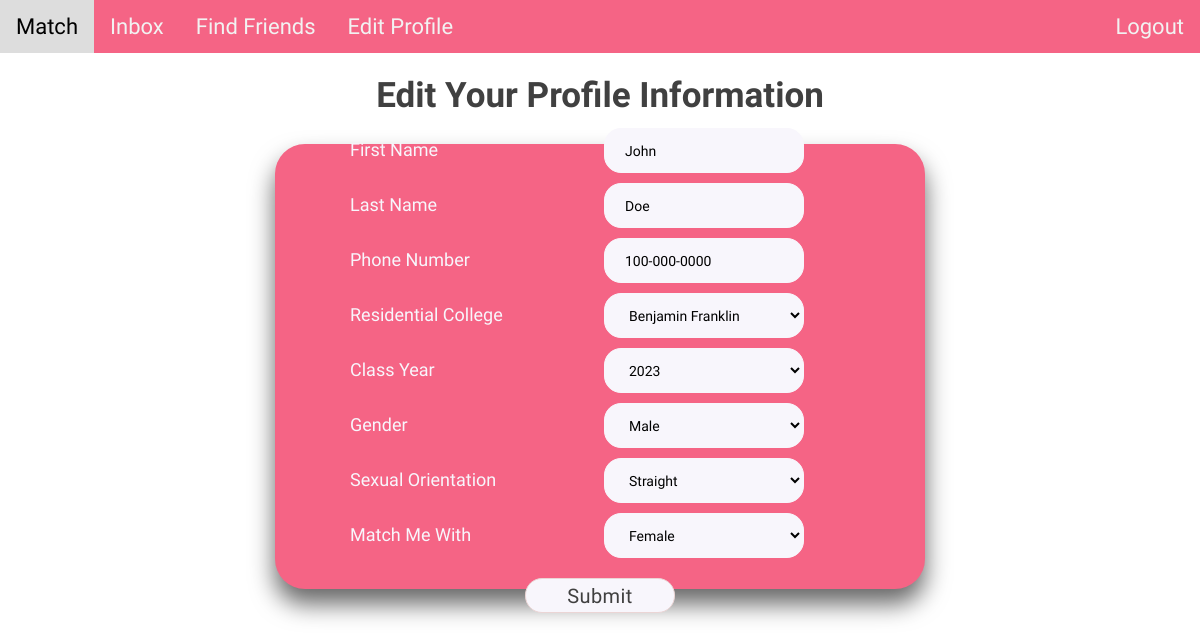
Screenshot of /profile (signed in) with the database file from the repository.
### tables this page shows
CREATE TABLE users (
    id integer primary key autoincrement,
    first_name text not null,
    last_name text not null,
    username text not null,
    password text not null,
    phone_number text,
    college text,
    class_year text,
    gender text,
    orientation text,
    preference text
);

### main.py (the view, shortened to what this page needs)
@app.route('/profile', methods=['POST', 'GET'])
@login_required
def profile():
    confirmation_message = None
    show_header = True
    print("check profile")
    username = session["username"]
    dict_info = retrieve_profile_info(username)
    if dict_info["number"] == None:
        show_header = False
    return render_template('profile.html', username=username,
                           firstname=dict_info["first_name"],
                           lastname=dict_info["last_name"],
                           number=dict_info["number"],
                           college=dict_info["college"],
                           class_year=dict_info["class_year"],
                           gender=dict_info["gender"],
                           orientation=dict_info["orientation"],
                           match_preference=dict_info["match_preference"],
                           show_header=show_header)

### helper.py (called while the page is built)
def login_required(f):
    @wraps(f)
    def decorated_function(*args, **kwargs):
        if session.get("username") is None:
            print(session.get("username"))
            return redirect("/")
        return f(*args, **kwargs)
    return decorated_function

### models.py (called while the page is built)
def retrieve_profile_info(username):
    con = sql.connect("database.db")
    cur = con.cursor()
    query = "SELECT * FROM users WHERE username = ?"
    cur.execute(query, [username])
    info = cur.fetchone()
    first_name = info[1]
    last_name = info[2]
    number = info[5]
    college = info[6]
    class_year = info[7]
    gender = info[8]
    orientation = info[9]
    match_preference = info[10]
    info_dict = {"first_name": first_name, "last_name": last_name, "number": number,
                 "college": college, "class_year": class_year, "gender": gender,
                 "orientation": orientation, "match_preference": match_preference}
    return info_dict

### templates/profile.html (shortened to what this page needs)
<!DOCTYPE html>
<html lang="en">
<head>
    <link href="/static/css/profile.css" rel="stylesheet" type="text/css" media="all">
</head>
<body>
    {% if show_header is true %}
        {% include "/header.html" %}
    {%endif%}
    <div class="profile-container">
        <div class="profile-title">
            <p>Edit Your Profile Information</p>
        </div>
        <br>
        <div class="profile-box">
            <form action="{{ url_for('profile', username=username) }}" method="post">
                <div class="item-box">
                    <label for="first name">First Name</label>
                    <input type="first_name" name="first_name" value="{{ firstname }}"><br/><br/>
                </div>
                <div class="item-box">
                    <label for="last name">Last Name</label>
                    <input type="last_name" name="last_name" value="{{ lastname }}"><br/><br/>
                </div>
                <div class="item-box">
                    <label for="phone_number">Phone Number</label>
                    <input type="phone_number" name="phone_number" pattern="[0-9]{3}-[0-9]{3}-[0-9]{4}" value="{{ number|default("000-000-0000", true) }}"><br/><br/>
                </div>
                <div class="item-box">
                    <label for="residential_college">Residential College</label>
                    <select id="residential_college" name="residential_college" value="{{ college }}">
                        <option value="Benjamin Franklin" {{ "selected='selected'" if college == 'Benjamin Franklin' else ""}}>Benjamin Franklin</option>
                    </select>
                </div>
                <div class="item-box">
                    <label for="class_year">Class Year</label>
                    <select id="class_year" name="class_year" value=" {{class_year}} ">
                        <option value="2023" {{ "selected='selected'" if class_year == '2023' else ""}}>2023</option>
                    </select>
                </div>
                <div class="item-box">
                    <label for="gender">Gender</label>
                    <select id="gender" name="gender" value = " {{gender}} ">
                        <option value="Male" {{ "selected='selected'" if gender == 'Male' else ""}}>Male</option>
                    </select>
                </div>
                <div class="item-box">
                    <label for="orientation">Sexual Orientation</label>
                    <select id="orientation" name="orientation" value = " {{orientation}} ">
                        <option value="Straight" {{ "selected='selected'" if orientation == 'Straight' else ""}}>Straight</option>
                    </select>
                </div>
                <div class="item-box">
                    <label for="match_preference">Match Me With</label>
                    <select id="match_preference" name="match_preference" value = " {{match_preference}} ">
                        <option value="Female" {{ "selected='selected'" if match_preference == 'Female' else ""}}>Female</option>
                    </select>
                </div>
                <br>
                <input type="submit" class="button" value="Submit"/>
            </form>
        </div>
    </div>
</body>
</html>

### static/css/profile.css (style rules this page uses)
body { margin: 0; padding: 0; background: white; }
.profile-title { display: flex; flex-direction: column; align-items: center; justify-content: center; margin-top: 1%; }
.profile-title p { font-family: 'Domine'; font-style: normal; font-weight: 700; font-size: 35px; color: #404040; margin: 0; margin-top: 10px; }
.profile-box { display: flex; align-items: center; justify-content: center; margin: 0 auto; margin-top: 10px; width: 650px; height: 445px; box-sizing: border-box; box-shadow: 0 15px 25px rgba(0, 0, 0, .6); background: #F56485; border-radius: 30px; flex-direction: column; }
.item-box { flex-direction: row; width: 500px; height: 55px; }
input, select { display: inline-block; font-size: 14px; width: 200px; height: 45px; padding: 12px 20px; margin: 8px 0; display: inline-block; border: 1px solid #F8F6FC; background: #F8F6FC; border-radius: 17px; box-sizing: border-box; font-family: 'M PLUS Rounded 1c'; }
label { display: inline-block; clear: left; width: 250px; text-align: left; font-family: 'M PLUS Rounded 1c'; font-size: 18px; color: #F8F6FC }
.button { box-sizing: border-box; flex-direction: row; margin: auto; align-items: center; padding: 4px 15px; gap: 8px; width: 150px; height: 35px; background: #F8F6FC; border: 1px solid #EBD5D5; border-radius: 17px; flex: none; order: 2; flex-grow: 0; font-family: 'M PLUS Rounded 1c'; font-style: normal; font-size: 20px; line-height: 22px; display: flex; text-align: center; letter-spacing: 0.41px; color: #404040; }

### rows the page displays
users: first_name "John", last_name "Doe", phone_number "100-000-0000", residential_college "Benjamin Franklin", class_year "2023", gender "Male", orientation "Straight", match_preference "Female"
